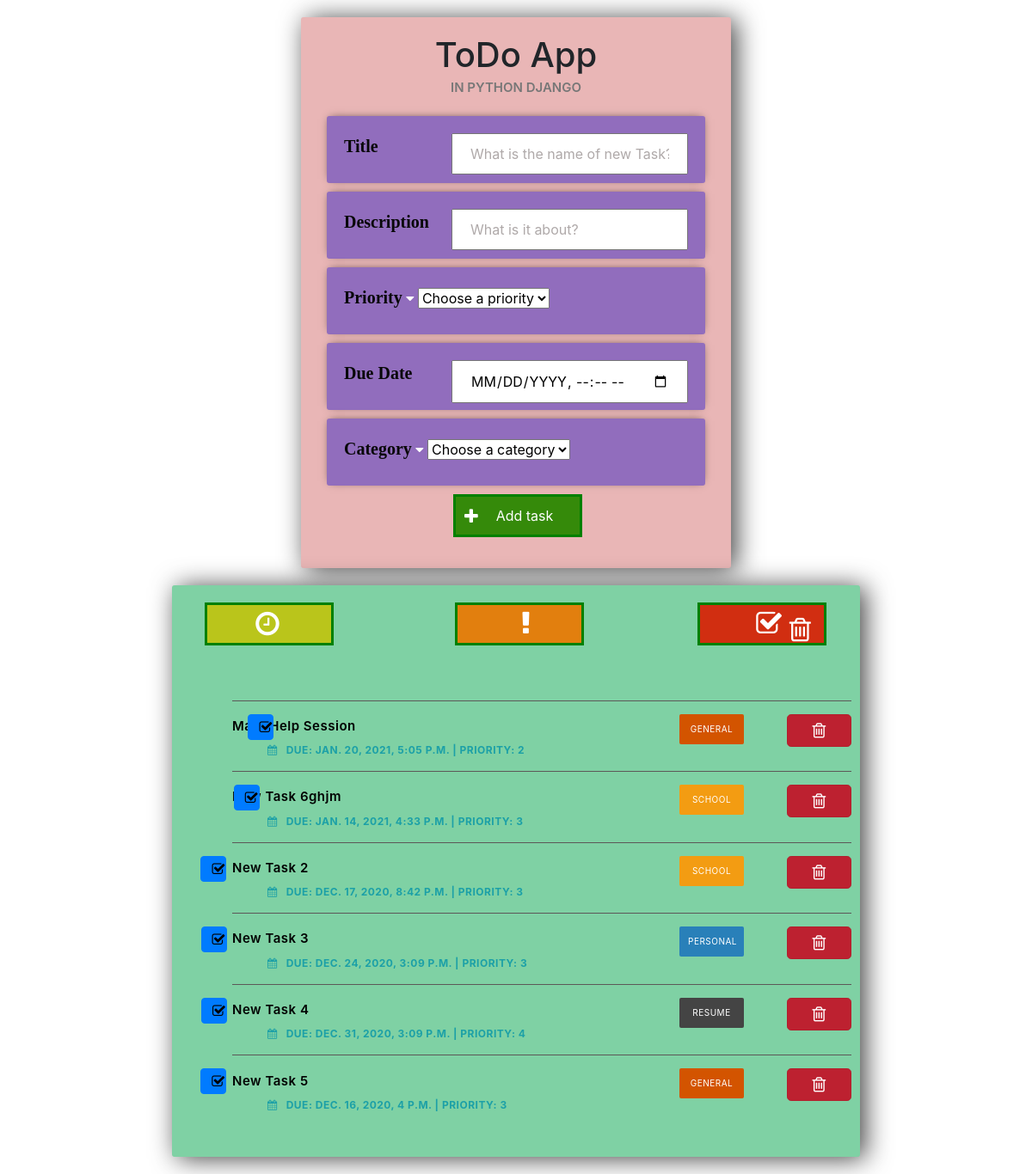
The page / on the database its author committed.
### ToDoList/models.py (models this page shows, shortened)
class Task(models.Model):
    title=models.CharField(max_length=350)
    completed=models.BooleanField(default=False)
    content = models.TextField(blank=True)
    created = models.DateTimeField(default=timezone.now())
    priority = (models.IntegerField(default= 1))
    due_date = models.DateTimeField(null=False, blank=False)
    category = models.ForeignKey(Category, default="general", on_delete= models.CASCADE) # a foreignkey

class Category(models.Model): # The Category table name that inherits models.Model
    name = models.CharField(max_length=100, primary_key=True) #Like a varchar
    class Meta:
        verbose_name = ("Category")
        verbose_name_plural = ("Categories")
    def __str__(self):
        return self.name   #name to be shown when called

### ToDoList/views.py (the view, shortened to what this page needs)
# urls.py: path('',views.index,name="index"),
def index(request):
    tasks = Task.objects.all().order_by("completed", "-created")
    categories = Category.objects.all() #getting all categories with object manager
    return render(request, "index.html", {"tasks": tasks, "categories":categories, 'n' : range(1, 6, 1)})

### templates/index.html (shortened to what this page needs)
<!doctype html>
<html lang="en">
<head>
    <link rel="stylesheet" href="https://stackpath.bootstrapcdn.com/bootstrap/4.3.1/css/bootstrap.min.css"
>
    <link rel="stylesheet" type="text/css"
        href="https://maxcdn.bootstrapcdn.com/font-awesome/4.7.0/css/font-awesome.min.css">
    <link rel="stylesheet" href="https://maxcdn.bootstrapcdn.com/bootstrap/4.0.0-beta/css/bootstrap.min.css"
>
    {% load static %}
    <link rel="stylesheet" href="{% static 'style.css'%}">
</head>
<body>
    <div class="center-column">
        <h1>ToDo App</h1>
        <p class="tagline">in Python Django</p>
        <form action="/" method="post">
            <div class="item-row">
                <label for="title">Title</label>
                <input type="text" id="title" class="taskTitle" placeholder="What is the name of new Task?" name="title"
                    required>
            </div>
            <div class="item-row">
                <label for="title">Description</label>
                <input type="text" id="content" class="taskContent" placeholder="What is it about?" name="content"
                    required>
            </div>
            <div class="item-row">
                <label for="category">Priority</label>
                <i class="fa fa-caret-down selectArrow"></i>
                <select id="priority" class="priority" name="priority" required>
                    <option class="disabled" value="">Choose a priority</option>
                </select>
            </div>
            <div class="item-row">
                <label for="due_date">Due Date</label>
                <input type="datetime-local" min="2020-12-12T00:00" id="due_date" class="task_due_date" name="due_date">
            </div>
            <div class="item-row">
                <label for="category">Category</label>
                <i class="fa fa-caret-down selectArrow"></i>
                <select id="category" name="category" class="category" required>
                    <option class="disabled" value="">Choose a category</option>
                </select>
            </div>
            <button class="taskAdd" name="taskAdd" type="submit"><i class="fa fa-plus icon fa-2x"></i>Add task</button>
        </form>
    </div>
    <div class="todo-list">
        <div>
            <div>
                <form action="sort_task" method="POST">
                    <button class="sort_due_date" name="due_date" type="submit"><i
                            class="fa fa-clock-o fa-2x"></i></button>
                    <button class="sort_priority" name="priority" type="submit"><i
                            class="fa fa-exclamation fa-2x"></i></button>
                    <button class="delete_completed" name="delete_completed" type="submit"><i
                            class="fa fa-check-square-o fa-2x"></i> <i class="fa fa-trash-o icon fa-2x"></i></button>
                </form>
            </div>
            <br>
            <br>
            <ol class="taskList">
                {% for task in tasks %}
                <li class="taskItem">
                    {% if task.completed == True %}
                    <strike style='color:black'>
                        <span></span><a style='color:red' href="{% url 'update_task' task.id %}">{{task.title}}</a>
                    </strike>
                    {% else %}
                    <label for="{{ task.id }}"><span><a
                                href="{% url 'update_task' task.id %}">{{task.title}}</a></span></label>
                    {% endif %}
                    <a href="{% url 'complete_task' task.id %}" class="btn btn-primary complete " role="button"
                        aria-pressed="true"> <i class="fa fa-check-square-o"></i></a>
                    <a href="{% url 'delete_task' task.id %}" class="btn btn-danger btn-lg active " role="button"
                        aria-pressed="true"> <i class="fa fa-trash-o icon"></i></a>
                    <span class="category-{{ task.category }}">{{ task.category }}</span>
                    <strong class="taskDate"><i class="fa fa-calendar"></i>Due: {{ task.due_date }} | Priority:
                        {{task.priority}}</strong>
                </li>
                {% endfor %}
            </ol>
        </div>
    </div>
</body>
</html>

### templates/index.html (style rules this page uses)
body { background-color: #638CB8; }
input::placeholder { color: #afa9a9; }
.center-column { width: 500px; margin: 20px auto; padding: 20px; background-color: rgb(233, 182, 182); border-radius: 3px; box-shadow: 6px 2px 30px 0px rgba(0, 0, 0, 0.75); }
.todo-list { width: 800px; margin: 20px auto; padding: 20px; background-color: rgb(127, 209, 164); border-radius: 3px; box-shadow: 6px 2px 30px 0px rgba(0, 0, 0, 0.75); }
.item-row { background-color: #916dbd; margin: 10px; padding: 20px; border-radius: 3px; color: #fff; font-size: 16px; box-shadow: 0px -1px 10px -4px rgba(0, 0, 0, 0.75); }
.taskItem { border-top: 1px solid #5c5858; padding: 15px 0; left: 30px; color: rgb(17, 19, 18); font-weight: 600; font-size: 15px; letter-spacing: 0.5px; position: relative; }
.taskList { list-style: none; padding: 0 20px; }
.icon { font-size: 20px; }
.taskAdd { background: rgb(53, 138, 10); padding-left: 31px; justify-content: center; align-items: center; border: 3px solid green; height: 50px; width: 150px; margin-top: -20px; margin: -0px -50px; top: 40%; left: 45%; }
.taskAdd .icon { position: absolute; top: 30%; left: 10px; font-size: 20px; }
.sort_due_date { background: rgb(186, 197, 27); padding-left: 10px; justify-content: center; align-items: center; border: 3px solid green; height: 50px; width: 150px; margin-top: -20px; margin: -0px -50px; top: 40%; right: 0%; left: 9%; }
.sort_priority { background: rgb(226, 127, 14); padding-left: 31px; justify-content: center; align-items: center; border: 3px solid green; height: 50px; width: 150px; margin-top: -20px; margin: -0px -50px; top: 40%; left: 40%; }
.delete_completed { background: rgb(209, 46, 17); padding-left: 31px; justify-content: center; align-items: center; border: 3px solid green; height: 50px; width: 150px; margin-top: -20px; margin: -0px -50px; top: 40%; left: 70%; }
.delete_completed .icon { position: absolute; align-items: center; top: 30%; right: 15px; justify-content: center; }
.btn-danger { font-size: 10px; vertical-align: middle; color: rgb(189, 45, 45); padding: 5px; width: 75px; text-align: center; border-radius: 2px; float: right; font-weight: normal; left: 500px; vertical-align: middle; -webkit-transition: all 0.3s; transition: all 0.3s; }
.btn-primary { font-size: 10px; vertical-align: middle; position: relative; color: rgb(189, 45, 45); padding: 5px; width: 30px; text-align: center; border-radius: 2px; right: 18%; font-weight: normal; vertical-align: middle; -webkit-transition: all 0.3s; transition: all 0.3s; }
button { font-family: 'Open Sans', sans-serif; background: transparent; border-radius: 2px; border: none; outline: none; height: 50px; font-size: 14px; color: #fff; cursor: pointer; text-transform: uppercase; position: relative; -webkit-transition: all 0.3s; transition: all 0.3s; padding-left: 30px; padding-right: 15px; }
.taskList .taskDate { color: #1ca0a7; font-size: 12px; font-weight: bold; text-transform: uppercase; display: block; margin-left: 41px; }
.fa-calendar { margin-right: 10px; font-size: 16px; }
[class*='category-'] { display: inline-block; font-size: 10px; background: #444; vertical-align: middle; color: #fff; padding: 10px; width: 75px; text-align: center; border-radius: 2px; float: right; font-weight: normal; text-transform: uppercase; margin-right: 50px; }
.category-Personal { background: #2980b9; }
.category-School { background: #f39c12; }
.category-General { background: #d35400; }
h1 { font-family: 'Rokkitt', sans-serif; color: black; text-align: center; font-weight: 400; font-size: 50px; margin: 0; }
.tagline { margin-top: -10px; text-align: center; padding: 5px 20px; font-size: 15px; font-weight: 600; text-transform: uppercase; color: #777; }
.center-column label { font-family: 'Times New Roman', Times, serif; font-size: 20px; font-weight: 600; color: rgb(8, 8, 8); }
.center-column input { width: 275px; padding: 10px 20px; margin-bottom: 10px; box-sizing: border-box; float: right; }
.taskList a { color: black }
.task_due_date { text-transform: uppercase; }

### rows shown on the page
Task: title "Math Help Session", category "GENERAL", due_date "JAN. 20, 2021, 5:05 P.M.", priority "2"
Task: title "New Task 6ghjm", category "SCHOOL", due_date "JAN. 14, 2021, 4:33 P.M.", priority "3"
Task: title "New Task 2", category "SCHOOL", due_date "DEC. 17, 2020, 8:42 P.M.", priority "3"
Task: title "New Task 3", category "PERSONAL", due_date "DEC. 24, 2020, 3:09 P.M.", priority "3"
Task: title "New Task 4", category "RESUME", due_date "DEC. 31, 2020, 3:09 P.M.", priority "4"
Task: title "New Task 5", category "GENERAL", due_date "DEC. 16, 2020, 4 P.M.", priority "3"
